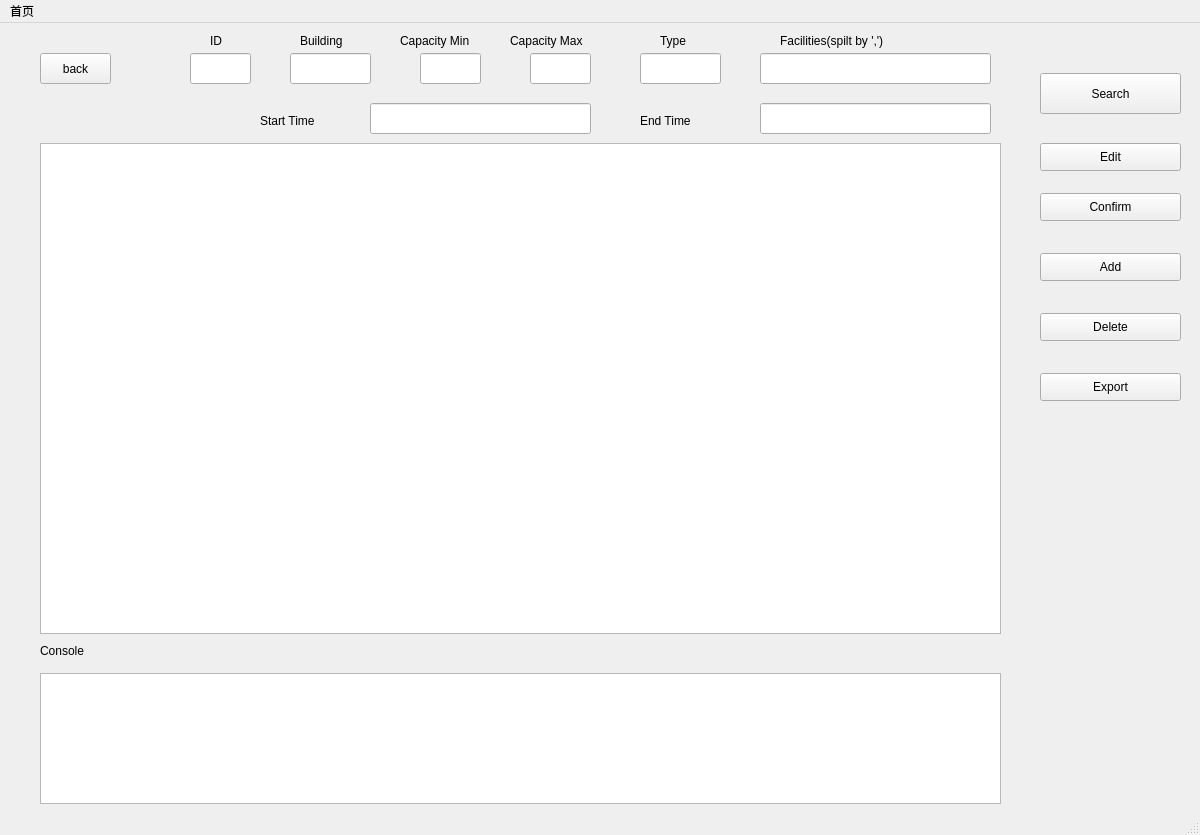
<?xml version="1.0" encoding="UTF-8"?>
<ui version="4.0">
 <class>MainWindow</class>
 <widget class="QMainWindow" name="MainWindow">
  <property name="geometry">
   <rect>
    <x>0</x>
    <y>0</y>
    <width>1200</width>
    <height>835</height>
   </rect>
  </property>
  <property name="acceptDrops">
   <bool>false</bool>
  </property>
  <property name="windowTitle">
   <string>MainWindow</string>
  </property>
  <property name="autoFillBackground">
   <bool>false</bool>
  </property>
  <widget class="QWidget" name="centralwidget">
   <widget class="QTableWidget" name="room_list_table">
    <property name="geometry">
     <rect>
      <x>40</x>
      <y>120</y>
      <width>961</width>
      <height>491</height>
     </rect>
    </property>
   </widget>
   <widget class="QPushButton" name="back_button">
    <property name="geometry">
     <rect>
      <x>40</x>
      <y>30</y>
      <width>71</width>
      <height>31</height>
     </rect>
    </property>
    <property name="text">
     <string>back</string>
    </property>
   </widget>
   <widget class="QTableWidget" name="room_booking_table">
    <property name="geometry">
     <rect>
      <x>40</x>
      <y>120</y>
      <width>961</width>
      <height>491</height>
     </rect>
    </property>
   </widget>
   <widget class="QPushButton" name="edit_button">
    <property name="geometry">
     <rect>
      <x>1040</x>
      <y>120</y>
      <width>141</width>
      <height>28</height>
     </rect>
    </property>
    <property name="text">
     <string>Edit</string>
    </property>
   </widget>
   <widget class="QLabel" name="label">
    <property name="geometry">
     <rect>
      <x>40</x>
      <y>620</y>
      <width>72</width>
      <height>15</height>
     </rect>
    </property>
    <property name="text">
     <string>Console</string>
    </property>
   </widget>
   <widget class="QTextBrowser" name="console_text">
    <property name="geometry">
     <rect>
      <x>40</x>
      <y>650</y>
      <width>961</width>
      <height>131</height>
     </rect>
    </property>
   </widget>
   <widget class="QPushButton" name="add_button">
    <property name="geometry">
     <rect>
      <x>1040</x>
      <y>230</y>
      <width>141</width>
      <height>28</height>
     </rect>
    </property>
    <property name="text">
     <string>Add</string>
    </property>
   </widget>
   <widget class="QPushButton" name="delete_button">
    <property name="geometry">
     <rect>
      <x>1040</x>
      <y>290</y>
      <width>141</width>
      <height>28</height>
     </rect>
    </property>
    <property name="text">
     <string>Delete</string>
    </property>
   </widget>
   <widget class="QPushButton" name="confirm_button">
    <property name="geometry">
     <rect>
      <x>1040</x>
      <y>170</y>
      <width>141</width>
      <height>28</height>
     </rect>
    </property>
    <property name="text">
     <string>Confirm</string>
    </property>
   </widget>
   <widget class="QLineEdit" name="ID_edit">
    <property name="geometry">
     <rect>
      <x>190</x>
      <y>30</y>
      <width>61</width>
      <height>31</height>
     </rect>
    </property>
   </widget>
   <widget class="QLabel" name="label_2">
    <property name="geometry">
     <rect>
      <x>210</x>
      <y>10</y>
      <width>21</width>
      <height>16</height>
     </rect>
    </property>
    <property name="text">
     <string>ID</string>
    </property>
   </widget>
   <widget class="QLineEdit" name="Building_edit">
    <property name="geometry">
     <rect>
      <x>290</x>
      <y>30</y>
      <width>81</width>
      <height>31</height>
     </rect>
    </property>
   </widget>
   <widget class="QLineEdit" name="CapacityMin_edit">
    <property name="geometry">
     <rect>
      <x>420</x>
      <y>30</y>
      <width>61</width>
      <height>31</height>
     </rect>
    </property>
   </widget>
   <widget class="QLineEdit" name="CapacityMax_edit">
    <property name="geometry">
     <rect>
      <x>530</x>
      <y>30</y>
      <width>61</width>
      <height>31</height>
     </rect>
    </property>
   </widget>
   <widget class="QLineEdit" name="Type_edit">
    <property name="geometry">
     <rect>
      <x>640</x>
      <y>30</y>
      <width>81</width>
      <height>31</height>
     </rect>
    </property>
   </widget>
   <widget class="QLabel" name="label_3">
    <property name="geometry">
     <rect>
      <x>300</x>
      <y>10</y>
      <width>72</width>
      <height>15</height>
     </rect>
    </property>
    <property name="text">
     <string>Building</string>
    </property>
   </widget>
   <widget class="QLabel" name="label_4">
    <property name="geometry">
     <rect>
      <x>400</x>
      <y>10</y>
      <width>101</width>
      <height>16</height>
     </rect>
    </property>
    <property name="text">
     <string>Capacity Min</string>
    </property>
   </widget>
   <widget class="QLabel" name="label_5">
    <property name="geometry">
     <rect>
      <x>510</x>
      <y>10</y>
      <width>101</width>
      <height>16</height>
     </rect>
    </property>
    <property name="text">
     <string>Capacity Max</string>
    </property>
   </widget>
   <widget class="QLabel" name="label_6">
    <property name="geometry">
     <rect>
      <x>660</x>
      <y>10</y>
      <width>41</width>
      <height>16</height>
     </rect>
    </property>
    <property name="text">
     <string>Type</string>
    </property>
   </widget>
   <widget class="QLineEdit" name="Facilities_edit">
    <property name="geometry">
     <rect>
      <x>760</x>
      <y>30</y>
      <width>231</width>
      <height>31</height>
     </rect>
    </property>
   </widget>
   <widget class="QLabel" name="label_7">
    <property name="geometry">
     <rect>
      <x>780</x>
      <y>10</y>
      <width>201</width>
      <height>16</height>
     </rect>
    </property>
    <property name="text">
     <string>Facilities(spilt by ',')</string>
    </property>
   </widget>
   <widget class="QPushButton" name="search_button">
    <property name="geometry">
     <rect>
      <x>1040</x>
      <y>50</y>
      <width>141</width>
      <height>41</height>
     </rect>
    </property>
    <property name="text">
     <string>Search</string>
    </property>
   </widget>
   <widget class="QLabel" name="label_8">
    <property name="geometry">
     <rect>
      <x>260</x>
      <y>90</y>
      <width>81</width>
      <height>16</height>
     </rect>
    </property>
    <property name="text">
     <string>Start Time</string>
    </property>
   </widget>
   <widget class="QLineEdit" name="StartTime_edit">
    <property name="geometry">
     <rect>
      <x>370</x>
      <y>80</y>
      <width>221</width>
      <height>31</height>
     </rect>
    </property>
   </widget>
   <widget class="QLabel" name="label_9">
    <property name="geometry">
     <rect>
      <x>640</x>
      <y>90</y>
      <width>81</width>
      <height>16</height>
     </rect>
    </property>
    <property name="text">
     <string>End Time</string>
    </property>
   </widget>
   <widget class="QLineEdit" name="EndTime_edit">
    <property name="geometry">
     <rect>
      <x>760</x>
      <y>80</y>
      <width>231</width>
      <height>31</height>
     </rect>
    </property>
   </widget>
   <widget class="QPushButton" name="export_button">
    <property name="geometry">
     <rect>
      <x>1040</x>
      <y>350</y>
      <width>141</width>
      <height>28</height>
     </rect>
    </property>
    <property name="text">
     <string>Export</string>
    </property>
   </widget>
  </widget>
  <widget class="QMenuBar" name="menubar">
   <property name="geometry">
    <rect>
     <x>0</x>
     <y>0</y>
     <width>1200</width>
     <height>26</height>
    </rect>
   </property>
   <widget class="QMenu" name="menu">
    <property name="title">
     <string>首页</string>
    </property>
   </widget>
   <addaction name="menu"/>
  </widget>
  <widget class="QStatusBar" name="statusbar"/>
 </widget>
 <resources/>
 <connections/>
</ui>
